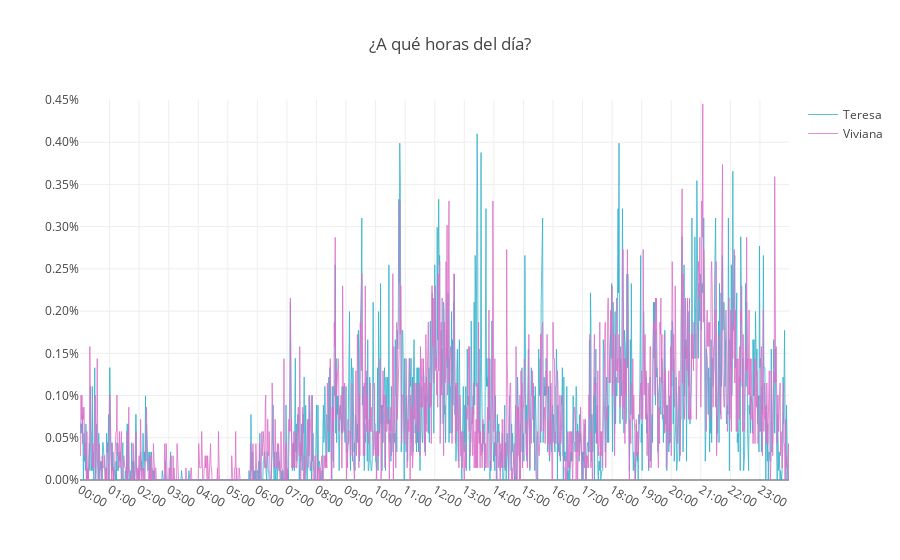

Notebook source saved alongside this figure:
### Code cell
trace_tere = go.Scatter(
                    x=temp_tere['index'].values,
                    y=temp_tere['time'].values,
                    mode='lines', 
                    hoverinfo='text',
                    text=[f"Teresa<br>Hora: {time}<br>{count*100:.2f}% de los mensajes" for time,count in 
                         zip(temp_tere['index'].values, temp_tere['time'].values)],
                    line = {
                        'color': color_tere,
                        'width': 0.8
                    },
                    name="Teresa"
                ) 


trace_vivi = go.Scatter(
                    x=temp_vivi['index'].values,
                    y=temp_vivi['time'].values,
                    mode='lines', 
                    hoverinfo='text',
                    text=[f"Viviana<br>Hora: {time}<br>{count*100:.2f}% de los mensajes" for time,count in 
                         zip(temp_vivi['index'].values, temp_vivi['time'].values)],
                    line = {
                        'color': color_vivi,
                        'width': 0.8
                    },
                    name="Viviana"
                ) 


layout = go.Layout(title="¿A qué horas del día?",
                   yaxis=dict(tickformat=',.2%',
                              range=[0,0.0045]),
                   xaxis=dict(categoryorder='array',
                              categoryarray=mins_hrs,
                              tickmode = 'array',
                              tickvals=mins_hrs[::60])
                  )

fig = go.Figure(data=[trace_tere, trace_vivi], layout=layout)
iplot(fig)

### Figure 1 — Plotly figure (JSON) as saved in the notebook; plotly's stock layout.template omitted (floating-point values rounded to 4 significant figures; data arrays with more than 128 entries replaced by an {"elided": "..."} marker saying what was removed)
{"data": [{"hoverinfo": "text", "line": {"color": "#33b2cb", "width": 0.8}, "mode": "lines", "name": "Teresa", "text": {"elided": "1440 str values"}, "type": "scatter", "x": {"elided": "1440 str values"}, "y": {"elided": "1440 float values"}}, {"hoverinfo": "text", "line": {"color": "#db70c9", "width": 0.8}, "mode": "lines", "name": "Viviana", "text": {"elided": "1440 str values"}, "type": "scatter", "x": {"elided": "1440 str values"}, "y": {"elided": "1440 float values"}}], "layout": {"title": {"text": "¿A qué horas del día?"}, "xaxis": {"categoryarray": {"elided": "1440 str values"}, "categoryorder": "array", "tickmode": "array", "tickvals": ["00:00", "01:00", "02:00", "03:00", "04:00", "05:00", "06:00", "07:00", "08:00", "09:00", "10:00", "11:00", "12:00", "13:00", "14:00", "15:00", "16:00", "17:00", "18:00", "19:00", "20:00", "21:00", "22:00", "23:00"]}, "yaxis": {"range": [0, 0.0045], "tickformat": ",.2%"}}}
